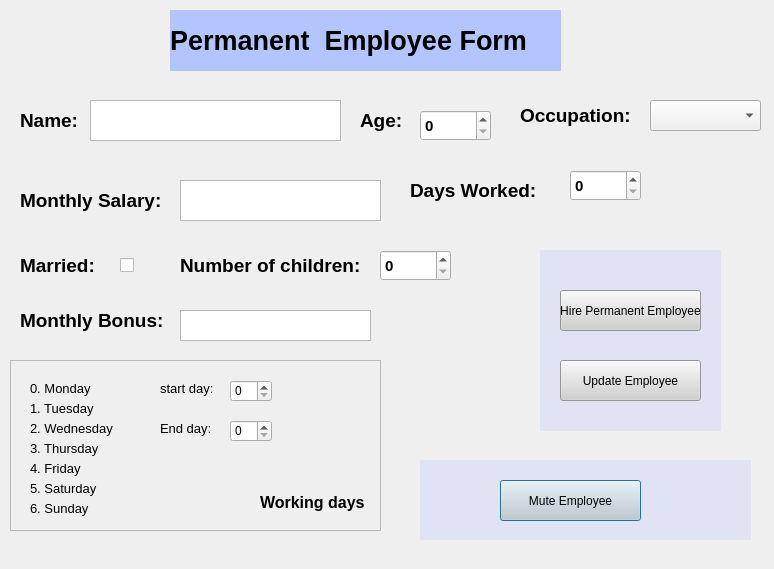
<?xml version="1.0" encoding="UTF-8"?>
<ui version="4.0">
 <class>Dialog</class>
 <widget class="QDialog" name="Dialog">
  <property name="geometry">
   <rect>
    <x>0</x>
    <y>0</y>
    <width>774</width>
    <height>569</height>
   </rect>
  </property>
  <property name="windowTitle">
   <string>Dialog</string>
  </property>
  <widget class="QFrame" name="frame">
   <property name="geometry">
    <rect>
     <x>10</x>
     <y>360</y>
     <width>371</width>
     <height>171</height>
    </rect>
   </property>
   <property name="frameShape">
    <enum>QFrame::StyledPanel</enum>
   </property>
   <property name="frameShadow">
    <enum>QFrame::Raised</enum>
   </property>
   <widget class="QLabel" name="label_4">
    <property name="geometry">
     <rect>
      <x>20</x>
      <y>20</y>
      <width>71</width>
      <height>16</height>
     </rect>
    </property>
    <property name="font">
     <font>
      <pointsize>10</pointsize>
     </font>
    </property>
    <property name="text">
     <string>0. Monday</string>
    </property>
   </widget>
   <widget class="QLabel" name="label_5">
    <property name="geometry">
     <rect>
      <x>20</x>
      <y>40</y>
      <width>71</width>
      <height>16</height>
     </rect>
    </property>
    <property name="font">
     <font>
      <pointsize>10</pointsize>
     </font>
    </property>
    <property name="text">
     <string>1. Tuesday</string>
    </property>
   </widget>
   <widget class="QLabel" name="label_6">
    <property name="geometry">
     <rect>
      <x>20</x>
      <y>60</y>
      <width>91</width>
      <height>16</height>
     </rect>
    </property>
    <property name="font">
     <font>
      <pointsize>10</pointsize>
     </font>
    </property>
    <property name="text">
     <string>2. Wednesday</string>
    </property>
   </widget>
   <widget class="QLabel" name="label_7">
    <property name="geometry">
     <rect>
      <x>20</x>
      <y>80</y>
      <width>71</width>
      <height>16</height>
     </rect>
    </property>
    <property name="font">
     <font>
      <pointsize>10</pointsize>
     </font>
    </property>
    <property name="text">
     <string>3. Thursday</string>
    </property>
   </widget>
   <widget class="QLabel" name="label_8">
    <property name="geometry">
     <rect>
      <x>20</x>
      <y>100</y>
      <width>71</width>
      <height>16</height>
     </rect>
    </property>
    <property name="font">
     <font>
      <pointsize>10</pointsize>
     </font>
    </property>
    <property name="text">
     <string>4. Friday</string>
    </property>
   </widget>
   <widget class="QLabel" name="label_9">
    <property name="geometry">
     <rect>
      <x>20</x>
      <y>120</y>
      <width>71</width>
      <height>16</height>
     </rect>
    </property>
    <property name="font">
     <font>
      <pointsize>10</pointsize>
     </font>
    </property>
    <property name="text">
     <string>5. Saturday</string>
    </property>
   </widget>
   <widget class="QLabel" name="label_10">
    <property name="geometry">
     <rect>
      <x>20</x>
      <y>140</y>
      <width>71</width>
      <height>16</height>
     </rect>
    </property>
    <property name="font">
     <font>
      <pointsize>10</pointsize>
     </font>
    </property>
    <property name="text">
     <string>6. Sunday</string>
    </property>
   </widget>
   <widget class="QSpinBox" name="startDay">
    <property name="geometry">
     <rect>
      <x>220</x>
      <y>20</y>
      <width>42</width>
      <height>22</height>
     </rect>
    </property>
    <property name="font">
     <font>
      <pointsize>9</pointsize>
     </font>
    </property>
   </widget>
   <widget class="QSpinBox" name="endDay">
    <property name="geometry">
     <rect>
      <x>220</x>
      <y>60</y>
      <width>42</width>
      <height>22</height>
     </rect>
    </property>
    <property name="font">
     <font>
      <pointsize>9</pointsize>
     </font>
    </property>
   </widget>
   <widget class="QLabel" name="label_11">
    <property name="geometry">
     <rect>
      <x>150</x>
      <y>20</y>
      <width>61</width>
      <height>16</height>
     </rect>
    </property>
    <property name="font">
     <font>
      <pointsize>10</pointsize>
     </font>
    </property>
    <property name="text">
     <string>start day:</string>
    </property>
   </widget>
   <widget class="QLabel" name="label_12">
    <property name="geometry">
     <rect>
      <x>150</x>
      <y>60</y>
      <width>61</width>
      <height>16</height>
     </rect>
    </property>
    <property name="font">
     <font>
      <pointsize>10</pointsize>
     </font>
    </property>
    <property name="text">
     <string>End day:</string>
    </property>
   </widget>
   <widget class="QLabel" name="label_13">
    <property name="geometry">
     <rect>
      <x>250</x>
      <y>132</y>
      <width>111</width>
      <height>21</height>
     </rect>
    </property>
    <property name="font">
     <font>
      <pointsize>12</pointsize>
      <weight>75</weight>
      <bold>true</bold>
     </font>
    </property>
    <property name="text">
     <string>Working days</string>
    </property>
   </widget>
  </widget>
  <widget class="QLabel" name="label_24">
   <property name="geometry">
    <rect>
     <x>520</x>
     <y>100</y>
     <width>121</width>
     <height>31</height>
    </rect>
   </property>
   <property name="font">
    <font>
     <pointsize>14</pointsize>
     <weight>75</weight>
     <bold>true</bold>
    </font>
   </property>
   <property name="text">
    <string>Occupation:</string>
   </property>
  </widget>
  <widget class="QLabel" name="label_2">
   <property name="geometry">
    <rect>
     <x>20</x>
     <y>110</y>
     <width>71</width>
     <height>21</height>
    </rect>
   </property>
   <property name="font">
    <font>
     <pointsize>14</pointsize>
     <weight>75</weight>
     <bold>true</bold>
    </font>
   </property>
   <property name="text">
    <string>Name:</string>
   </property>
  </widget>
  <widget class="QTextEdit" name="Name">
   <property name="geometry">
    <rect>
     <x>90</x>
     <y>100</y>
     <width>251</width>
     <height>41</height>
    </rect>
   </property>
   <property name="font">
    <font>
     <pointsize>14</pointsize>
    </font>
   </property>
  </widget>
  <widget class="QSpinBox" name="Age">
   <property name="geometry">
    <rect>
     <x>420</x>
     <y>110</y>
     <width>71</width>
     <height>31</height>
    </rect>
   </property>
   <property name="font">
    <font>
     <pointsize>11</pointsize>
     <weight>75</weight>
     <bold>true</bold>
    </font>
   </property>
  </widget>
  <widget class="QLabel" name="label_3">
   <property name="geometry">
    <rect>
     <x>360</x>
     <y>110</y>
     <width>71</width>
     <height>21</height>
    </rect>
   </property>
   <property name="font">
    <font>
     <pointsize>14</pointsize>
     <weight>75</weight>
     <bold>true</bold>
    </font>
   </property>
   <property name="text">
    <string>Age:</string>
   </property>
  </widget>
  <widget class="QComboBox" name="comboBox">
   <property name="geometry">
    <rect>
     <x>650</x>
     <y>100</y>
     <width>111</width>
     <height>31</height>
    </rect>
   </property>
   <property name="font">
    <font>
     <pointsize>12</pointsize>
    </font>
   </property>
  </widget>
  <widget class="QLabel" name="label">
   <property name="geometry">
    <rect>
     <x>170</x>
     <y>10</y>
     <width>391</width>
     <height>61</height>
    </rect>
   </property>
   <property name="font">
    <font>
     <pointsize>20</pointsize>
     <weight>75</weight>
     <bold>true</bold>
    </font>
   </property>
   <property name="styleSheet">
    <string notr="true">background-color: rgb(179, 197, 255);</string>
   </property>
   <property name="text">
    <string>Permanent  Employee Form</string>
   </property>
  </widget>
  <widget class="QLabel" name="label_25">
   <property name="geometry">
    <rect>
     <x>410</x>
     <y>180</y>
     <width>151</width>
     <height>21</height>
    </rect>
   </property>
   <property name="font">
    <font>
     <pointsize>14</pointsize>
     <weight>75</weight>
     <bold>true</bold>
    </font>
   </property>
   <property name="text">
    <string>Days Worked:</string>
   </property>
  </widget>
  <widget class="QSpinBox" name="DaysWorked">
   <property name="geometry">
    <rect>
     <x>570</x>
     <y>170</y>
     <width>71</width>
     <height>31</height>
    </rect>
   </property>
   <property name="font">
    <font>
     <pointsize>11</pointsize>
     <weight>75</weight>
     <bold>true</bold>
    </font>
   </property>
  </widget>
  <widget class="QLabel" name="label_26">
   <property name="geometry">
    <rect>
     <x>20</x>
     <y>190</y>
     <width>151</width>
     <height>21</height>
    </rect>
   </property>
   <property name="font">
    <font>
     <pointsize>14</pointsize>
     <weight>75</weight>
     <bold>true</bold>
    </font>
   </property>
   <property name="text">
    <string>Monthly Salary:</string>
   </property>
  </widget>
  <widget class="QTextEdit" name="Monthly_salary">
   <property name="geometry">
    <rect>
     <x>180</x>
     <y>180</y>
     <width>201</width>
     <height>41</height>
    </rect>
   </property>
   <property name="font">
    <font>
     <pointsize>12</pointsize>
    </font>
   </property>
   <property name="html">
    <string>&lt;!DOCTYPE HTML PUBLIC &quot;-//W3C//DTD HTML 4.0//EN&quot; &quot;http://www.w3.org/TR/REC-html40/strict.dtd&quot;&gt;
&lt;html&gt;&lt;head&gt;&lt;meta name=&quot;qrichtext&quot; content=&quot;1&quot; /&gt;&lt;style type=&quot;text/css&quot;&gt;
p, li { white-space: pre-wrap; }
&lt;/style&gt;&lt;/head&gt;&lt;body style=&quot; font-family:'MS Shell Dlg 2'; font-size:12pt; font-weight:400; font-style:normal;&quot;&gt;
&lt;p style=&quot;-qt-paragraph-type:empty; margin-top:0px; margin-bottom:0px; margin-left:0px; margin-right:0px; -qt-block-indent:0; text-indent:0px; font-size:14pt;&quot;&gt;&lt;br /&gt;&lt;/p&gt;&lt;/body&gt;&lt;/html&gt;</string>
   </property>
  </widget>
  <widget class="QLabel" name="label_27">
   <property name="geometry">
    <rect>
     <x>20</x>
     <y>250</y>
     <width>101</width>
     <height>31</height>
    </rect>
   </property>
   <property name="font">
    <font>
     <pointsize>14</pointsize>
     <weight>75</weight>
     <bold>true</bold>
    </font>
   </property>
   <property name="text">
    <string>Married:</string>
   </property>
  </widget>
  <widget class="QCheckBox" name="Marital_status">
   <property name="geometry">
    <rect>
     <x>120</x>
     <y>250</y>
     <width>16</width>
     <height>31</height>
    </rect>
   </property>
   <property name="sizePolicy">
    <sizepolicy hsizetype="Preferred" vsizetype="Expanding">
     <horstretch>0</horstretch>
     <verstretch>0</verstretch>
    </sizepolicy>
   </property>
   <property name="text">
    <string/>
   </property>
  </widget>
  <widget class="QLabel" name="label_28">
   <property name="geometry">
    <rect>
     <x>180</x>
     <y>250</y>
     <width>201</width>
     <height>31</height>
    </rect>
   </property>
   <property name="font">
    <font>
     <pointsize>14</pointsize>
     <weight>75</weight>
     <bold>true</bold>
    </font>
   </property>
   <property name="text">
    <string>Number of children:</string>
   </property>
  </widget>
  <widget class="QSpinBox" name="Num_children">
   <property name="geometry">
    <rect>
     <x>380</x>
     <y>250</y>
     <width>71</width>
     <height>31</height>
    </rect>
   </property>
   <property name="font">
    <font>
     <pointsize>11</pointsize>
     <weight>75</weight>
     <bold>true</bold>
    </font>
   </property>
  </widget>
  <widget class="QLabel" name="label_29">
   <property name="geometry">
    <rect>
     <x>20</x>
     <y>310</y>
     <width>151</width>
     <height>21</height>
    </rect>
   </property>
   <property name="font">
    <font>
     <pointsize>14</pointsize>
     <weight>75</weight>
     <bold>true</bold>
    </font>
   </property>
   <property name="text">
    <string>Monthly Bonus:</string>
   </property>
  </widget>
  <widget class="QTextEdit" name="MonthBonus">
   <property name="geometry">
    <rect>
     <x>180</x>
     <y>310</y>
     <width>191</width>
     <height>31</height>
    </rect>
   </property>
   <property name="font">
    <font>
     <pointsize>12</pointsize>
    </font>
   </property>
  </widget>
  <widget class="QWidget" name="widget" native="true">
   <property name="geometry">
    <rect>
     <x>420</x>
     <y>460</y>
     <width>331</width>
     <height>80</height>
    </rect>
   </property>
   <property name="styleSheet">
    <string notr="true">background-color: rgb(224, 227, 244);</string>
   </property>
   <widget class="QPushButton" name="MuteEmployee">
    <property name="geometry">
     <rect>
      <x>80</x>
      <y>20</y>
      <width>141</width>
      <height>41</height>
     </rect>
    </property>
    <property name="styleSheet">
     <string notr="true">background-color: rgb(208, 208, 208);</string>
    </property>
    <property name="text">
     <string>Mute Employee</string>
    </property>
   </widget>
  </widget>
  <widget class="QWidget" name="widget_2" native="true">
   <property name="geometry">
    <rect>
     <x>540</x>
     <y>250</y>
     <width>181</width>
     <height>181</height>
    </rect>
   </property>
   <property name="styleSheet">
    <string notr="true">background-color: rgb(224, 227, 244);</string>
   </property>
   <widget class="QPushButton" name="UpdateEmployee">
    <property name="geometry">
     <rect>
      <x>20</x>
      <y>110</y>
      <width>141</width>
      <height>41</height>
     </rect>
    </property>
    <property name="styleSheet">
     <string notr="true">background-color: rgb(208, 208, 208);</string>
    </property>
    <property name="text">
     <string>Update Employee</string>
    </property>
   </widget>
   <widget class="QPushButton" name="HireEmployee">
    <property name="geometry">
     <rect>
      <x>20</x>
      <y>40</y>
      <width>141</width>
      <height>41</height>
     </rect>
    </property>
    <property name="styleSheet">
     <string notr="true">background-color: rgb(208, 208, 208);</string>
    </property>
    <property name="text">
     <string>Hire Permanent Employee</string>
    </property>
   </widget>
  </widget>
 </widget>
 <resources/>
 <connections/>
</ui>
